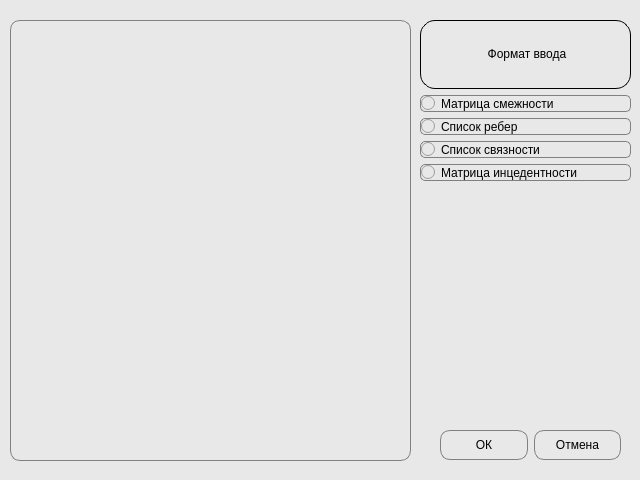
<?xml version="1.0" encoding="UTF-8"?>
<ui version="4.0">
 <class>CreateGraphWindow</class>
 <widget class="QDialog" name="CreateGraphWindow">
  <property name="geometry">
   <rect>
    <x>0</x>
    <y>0</y>
    <width>640</width>
    <height>480</height>
   </rect>
  </property>
  <property name="sizePolicy">
   <sizepolicy hsizetype="Preferred" vsizetype="Preferred">
    <horstretch>0</horstretch>
    <verstretch>0</verstretch>
   </sizepolicy>
  </property>
  <property name="minimumSize">
   <size>
    <width>640</width>
    <height>480</height>
   </size>
  </property>
  <property name="sizeIncrement">
   <size>
    <width>640</width>
    <height>480</height>
   </size>
  </property>
  <property name="baseSize">
   <size>
    <width>640</width>
    <height>480</height>
   </size>
  </property>
  <property name="windowTitle">
   <string>Ввод графа</string>
  </property>
  <property name="windowIcon">
   <iconset resource="icons.qrc">
    <normaloff>:/icons/input.png</normaloff>:/icons/input.png</iconset>
  </property>
  <property name="styleSheet">
   <string notr="true">color: rgb(0,0,0);
background-color: rgb(232, 232, 232);
</string>
  </property>
  <widget class="QTextEdit" name="textEdit">
   <property name="geometry">
    <rect>
     <x>10</x>
     <y>20</y>
     <width>401</width>
     <height>441</height>
    </rect>
   </property>
   <property name="styleSheet">
    <string notr="true">color:black;
font: 12pt &quot;Cascadia Code&quot;;
background-color: rgb(232, 232, 232);
border-color: rgb(0, 0, 0);
border-radius: 10px;
border: 1px solid grey;</string>
   </property>
  </widget>
  <widget class="QWidget" name="layoutWidget">
   <property name="geometry">
    <rect>
     <x>420</x>
     <y>20</y>
     <width>211</width>
     <height>161</height>
    </rect>
   </property>
   <property name="styleSheet">
    <string>color: rgb(0,0,0);</string>
   </property>
   <layout class="QVBoxLayout" name="verticalLayout">
    <item>
     <widget class="QLabel" name="formatLabel">
      <property name="layoutDirection">
       <enum>Qt::LeftToRight</enum>
      </property>
      <property name="styleSheet">
       <string notr="true">color: rgb(0,0,0);
border-color: rgb(200, 200, 200);
border-radius: 15px;
border: 1px solid;</string>
      </property>
      <property name="text">
       <string>&lt;html&gt;&lt;head/&gt;&lt;body&gt;&lt;p align=&quot;center&quot;&gt;Формат ввода&lt;/p&gt;&lt;/body&gt;&lt;/html&gt;</string>
      </property>
     </widget>
    </item>
    <item>
     <widget class="QRadioButton" name="readMatrixButton">
      <property name="styleSheet">
       <string notr="true">color: rgb(0,0,0);
border-color: rgb(0, 0, 0);
border-radius: 5px;
border: 1px solid grey;</string>
      </property>
      <property name="text">
       <string>Матрица смежности</string>
      </property>
      <attribute name="buttonGroup">
       <string notr="true">formatButtonGroup</string>
      </attribute>
     </widget>
    </item>
    <item>
     <widget class="QRadioButton" name="readEdgesButton">
      <property name="styleSheet">
       <string notr="true">color: rgb(0,0,0);
border-color: rgb(0, 0, 0);
border-radius: 5px;
border: 1px solid grey;</string>
      </property>
      <property name="text">
       <string>Список ребер</string>
      </property>
      <attribute name="buttonGroup">
       <string notr="true">formatButtonGroup</string>
      </attribute>
     </widget>
    </item>
    <item>
     <widget class="QRadioButton" name="readAdjacencesButton">
      <property name="styleSheet">
       <string notr="true">color: rgb(0,0,0);
border-color: rgb(0, 0, 0);
border-radius: 5px;
border: 1px solid grey;</string>
      </property>
      <property name="text">
       <string>Список связности</string>
      </property>
      <attribute name="buttonGroup">
       <string notr="true">formatButtonGroup</string>
      </attribute>
     </widget>
    </item>
    <item>
     <widget class="QRadioButton" name="readIncidenceMatrixButton">
      <property name="styleSheet">
       <string notr="true">color: rgb(0,0,0);
border-color: rgb(0, 0, 0);
border-radius: 5px;
border: 1px solid grey;</string>
      </property>
      <property name="text">
       <string>Матрица инцедентности</string>
      </property>
      <attribute name="buttonGroup">
       <string notr="true">formatButtonGroup</string>
      </attribute>
     </widget>
    </item>
   </layout>
  </widget>
  <widget class="QWidget" name="layoutWidget">
   <property name="geometry">
    <rect>
     <x>440</x>
     <y>410</y>
     <width>181</width>
     <height>71</height>
    </rect>
   </property>
   <property name="minimumSize">
    <size>
     <width>0</width>
     <height>30</height>
    </size>
   </property>
   <layout class="QHBoxLayout" name="horizontalLayout">
    <item>
     <widget class="QPushButton" name="acceptButton">
      <property name="minimumSize">
       <size>
        <width>0</width>
        <height>30</height>
       </size>
      </property>
      <property name="styleSheet">
       <string notr="true">QPushButton
{
color: rgb(0,0,0);
border-color: rgb(0, 0, 0);
border-radius: 10px;
border: 1px solid grey;
}
QPushButton:hover
{
	background-color:rgb(150, 150, 150);
}
QPushButton:pressed
{
	background-color:rgb(100, 100, 100);
}</string>
      </property>
      <property name="text">
       <string>ОК</string>
      </property>
     </widget>
    </item>
    <item>
     <widget class="QPushButton" name="cancelButton">
      <property name="minimumSize">
       <size>
        <width>0</width>
        <height>30</height>
       </size>
      </property>
      <property name="styleSheet">
       <string notr="true">QPushButton
{
color: rgb(0,0,0);
border-color: rgb(0, 0, 0);
border-radius: 10px;
border: 1px solid grey;
}
QPushButton:hover
{
	background-color:rgb(150, 150, 150);
}
QPushButton:pressed
{
	background-color:rgb(100, 100, 100);
}</string>
      </property>
      <property name="text">
       <string>Отмена</string>
      </property>
     </widget>
    </item>
   </layout>
  </widget>
 </widget>
 <resources>
  <include location="icons.qrc"/>
 </resources>
 <connections/>
 <buttongroups>
  <buttongroup name="formatButtonGroup"/>
 </buttongroups>
</ui>
